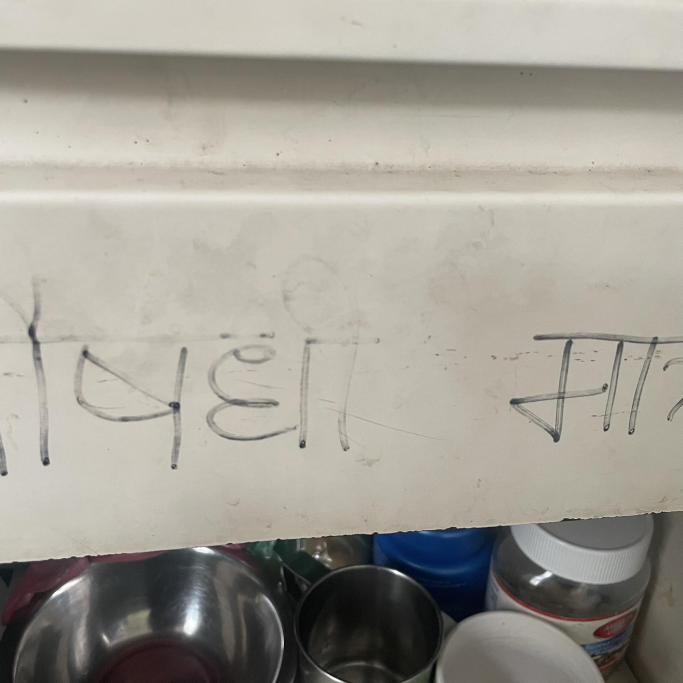
#> input picture input/p7/4.jpeg, 2048 x 2048 px, found by its file name (shown at 1/3 size)
$ python match_features.py
#> lines starting #> are read from the running program, lines starting #| are printed output that depends on the picture
import numpy as np
import cv2
import os

class SiftKpDesc:
    def __init__(self, kp, desc):
        # List of keypoints in (x, y) coordinates -> N x 2
        self.kp = kp

        # List of Descriptors at keypoints: N x 128
        self.desc = desc

class SiftMatching:
    _BLUE = [255, 0, 0]
    _GREEN = [0, 255, 0]
    _RED = [0, 0, 255]
    _CYAN = [255, 255, 0]

    _line_thickness = 2
    _radius = 5
    _circ_thickness = 2

    def __init__(self, img_1_path, img_2_path, results_fldr='', nfeatures=2000, gamma=0.8):
        fname_1 = os.path.basename(img_1_path)
        fname_2 = os.path.basename(img_2_path)

        if not results_fldr:
            results_fldr = os.path.split(img_1_path)[0]

        self.result_fldr = os.path.join(results_fldr, 'results')

        self.prefix = fname_1.split('.')[0] + '_' + fname_2.split('.')[0]

        if not os.path.exists(self.result_fldr):
            os.makedirs(self.result_fldr)

        self.img_1_bgr = self.read_image(img_1_path)
#> in read_image, img_bgr is the input picture: shape (2048, 2048, 3); mean B, G, R 149.4, 158.5, 162.3
        self.img_2_bgr = self.read_image(img_2_path)
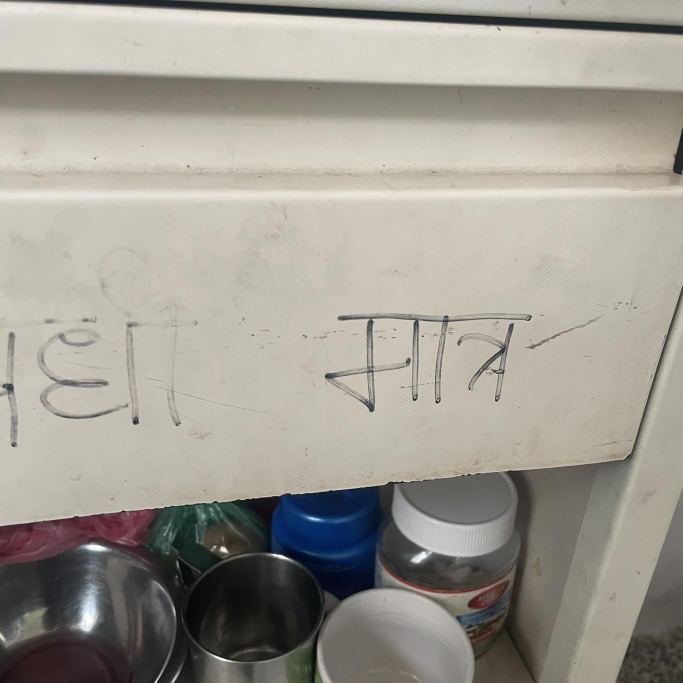
#> input picture input/p7/5.jpeg, 2048 x 2048 px, found by its file name (shown at 1/3 size)
#> in read_image, img_bgr is the input picture: shape (2048, 2048, 3); mean B, G, R 146.9, 155.9, 160

        self.nfeatures = nfeatures
        self.gamma = gamma

    def read_image(self, img_path):
        img_bgr = cv2.imread(img_path, cv2.IMREAD_COLOR)
        return img_bgr

    def get_sift_features(self, img_bgr, nfeatures=2000):
        img_gray = cv2.cvtColor(img_bgr, cv2.COLOR_BGR2GRAY)

        # Use the SIFT algorithm without xfeatures2d module
        sift_obj = cv2.SIFT_create(nfeatures)

        # kp_list_obj is a list of "KeyPoint" objects with location stored as tuple in "pt" attribute
        kp_list_obj, desc = sift_obj.detectAndCompute(image=img_gray, mask=None)

        kp = [x.pt for x in kp_list_obj]

        return SiftKpDesc(kp, desc)

    def match_features(self, sift_kp_desc_obj1, sift_kp_desc_obj2, gamma=0.8):
        correspondence = []  # list of lists of [x1, y1, x2, y2]

        for i in range(len(sift_kp_desc_obj1.kp)):
            sc = np.linalg.norm(sift_kp_desc_obj1.desc[i] - sift_kp_desc_obj2.desc, axis=1)
            idx = np.argsort(sc)

            val = sc[idx[0]] / sc[idx[1]]

            if val <= gamma:
                correspondence.append([*sift_kp_desc_obj1.kp[i], *sift_kp_desc_obj2.kp[idx[0]]])

        return correspondence

    def draw_correspondence(self, correspondence, img_1, img_2):
        if len(img_1.shape) == 2:
            img_1 = np.repeat(img_1[:, :, np.newaxis], 3, axis=2)

        if len(img_2.shape) == 2:
            img_2 = np.repeat(img_2[:, :, np.newaxis], 3, axis=2)

        h, w, _ = img_1.shape

        img_stack = np.hstack((img_1, img_2))

        for x1, y1, x2, y2 in correspondence:
            x1_d = int(round(x1))
            y1_d = int(round(y1))

            x2_d = int(round(x2) + w)
            y2_d = int(round(y2))

            cv2.circle(img_stack, (x1_d, y1_d), radius=self._radius, color=self._BLUE,
                       thickness=self._circ_thickness, lineType=cv2.LINE_AA)

            cv2.circle(img_stack, (x2_d, y2_d), radius=self._radius, color=self._BLUE,
                       thickness=self._circ_thickness, lineType=cv2.LINE_AA)

            cv2.line(img_stack, (x1_d, y1_d), (x2_d, y2_d), color=self._CYAN,
                     thickness=self._line_thickness)

        fname = os.path.join(self.result_fldr, self.prefix + '_sift_corr.jpg')
        cv2.imwrite(fname, img_stack)

    def run(self):
        sift_kp_desc_obj1 = self.get_sift_features(self.img_1_bgr, nfeatures=self.nfeatures)
#> in get_sift_features, `kp_list_obj, desc = sift_obj.detectAndCompute(image=img_gray, mask=None)`: kp_list_obj = 1022 keypoints; strongest (x, y, size): (1188, 1716, 10.3), (573, 1869, 45.7), (951, 1669, 7.3), (1607, 1743, 19.2)
#> in get_sift_features, `kp = [x.pt for x in kp_list_obj]`: kp = 1022 pairs, first value 5.37 to 2044.3, second value 220 to 2033.3
#> in __init__, `self.kp = kp`: self.kp has the same summary as kp in get_sift_features
        sift_kp_desc_obj2 = self.get_sift_features(self.img_2_bgr, nfeatures=self.nfeatures)
#> call 2 of get_sift_features, with nfeatures = 2000
#> in get_sift_features (call 2), `img_gray = cv2.cvtColor(img_bgr, cv2.COLOR_BGR2GRAY)`:
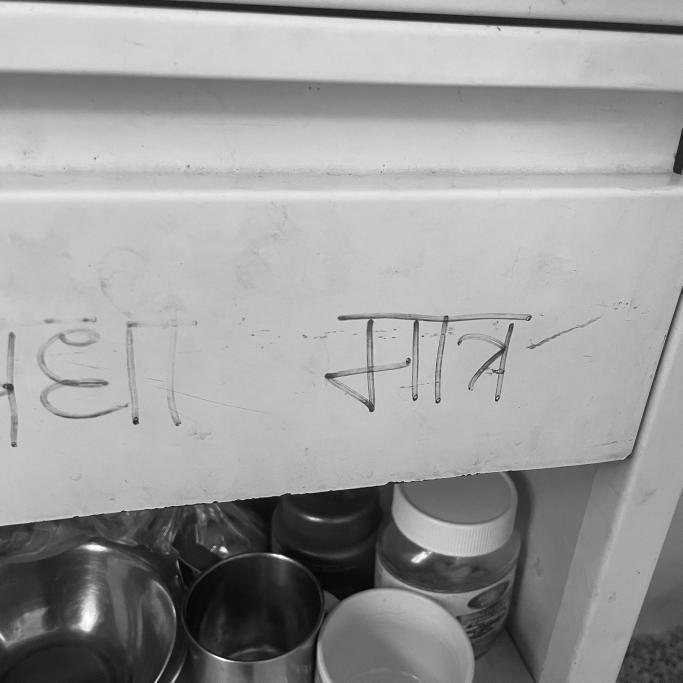
#> img_gray: shape (2048, 2048) (shown at 1/3 size); min 0, max 255, mean 156.1
#> in get_sift_features (call 2), `kp_list_obj, desc = sift_obj.detectAndCompute(image=img_gray, mask=None)`: kp_list_obj = 1632 keypoints; strongest (x, y, size): (1268, 1008, 3.2), (670, 1649, 12.6), (263, 1857, 48.3), (1491, 1196, 3.2)
#> in get_sift_features (call 2), `kp = [x.pt for x in kp_list_obj]`: kp = 1632 pairs, first value 11.09 to 2044.6, second value 5.59 to 2041.1

        correspondence = self.match_features(sift_kp_desc_obj1, sift_kp_desc_obj2, gamma=self.gamma)
#> the loop in match_features, `for i in range(len(sift_kp_desc_obj1.kp)):` made 1022 passes
#> val on passes 1 to 3: 0.88, 0.938, 0.988
#> after the loop in match_features, `for i in range(len(sift_kp_desc_obj1.kp)):`: correspondence = 167 items, first 6: [486, 1933.9, 177.5, 1935.9], [486, 1933.9, 177.5, 1935.9], [509.5, 1215, 11.09, 1159.1], [518.7, 1197, 18.1, 1141.8], [521.2, 1400.5, 41.19, 1334.3], [522.4, 1252.3, 27.13, 1194.2]

        self.draw_correspondence(correspondence, self.img_1_bgr, self.img_2_bgr)
#> in draw_correspondence, `img_stack = np.hstack((img_1, img_2))`:
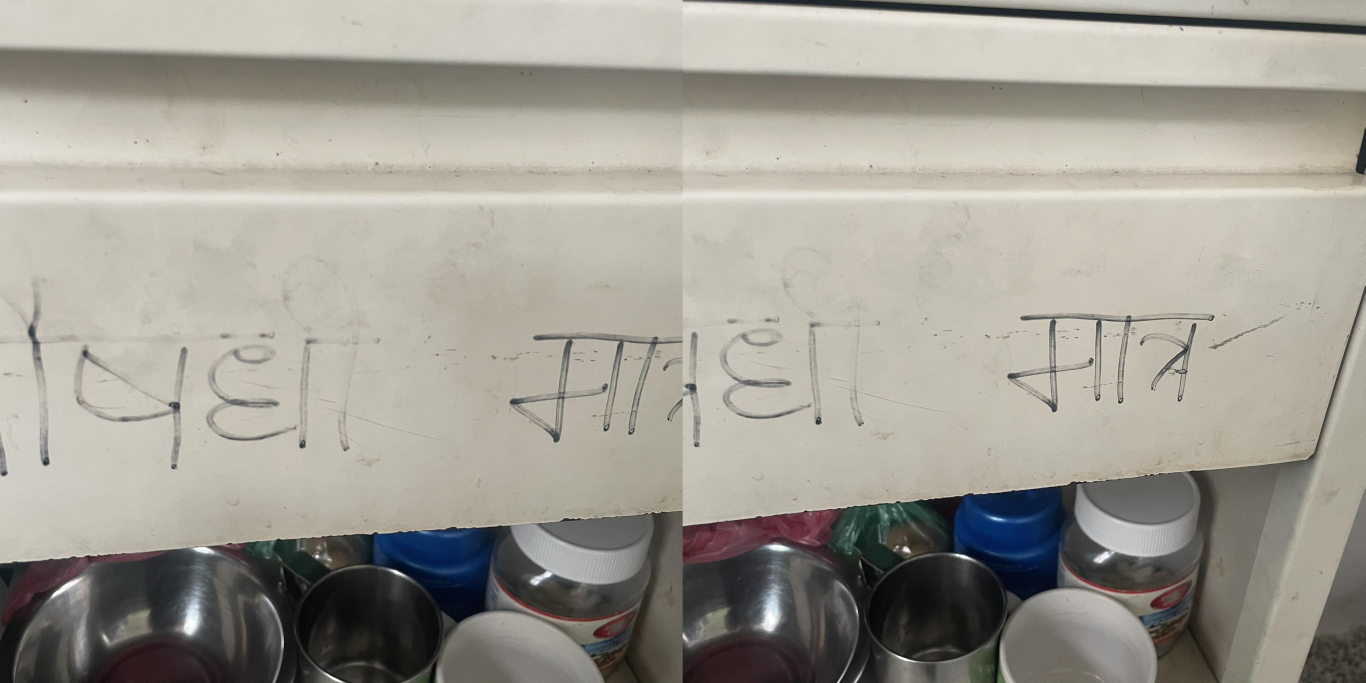
#> img_stack: shape (2048, 4096, 3) (shown at 1/3 size); mean B, G, R 148.2, 157.2, 161.1
#> the loop in draw_correspondence, `for x1, y1, x2, y2 in correspondence:` made 167 passes
#> (x1, y1, x2, y2, x1_d, y1_d, x2_d, y2_d) on passes 1 to 3: (486, 1933.9, 177.5, 1935.9, 486, 1934, 2226, 1936), (486, 1933.9, 177.5, 1935.9, 486, 1934, 2226, 1936), (509.5, 1215, 11.09, 1159.1, 509, 1215, 2059, 1159)
#> after the loop in draw_correspondence, `for x1, y1, x2, y2 in correspondence:`:
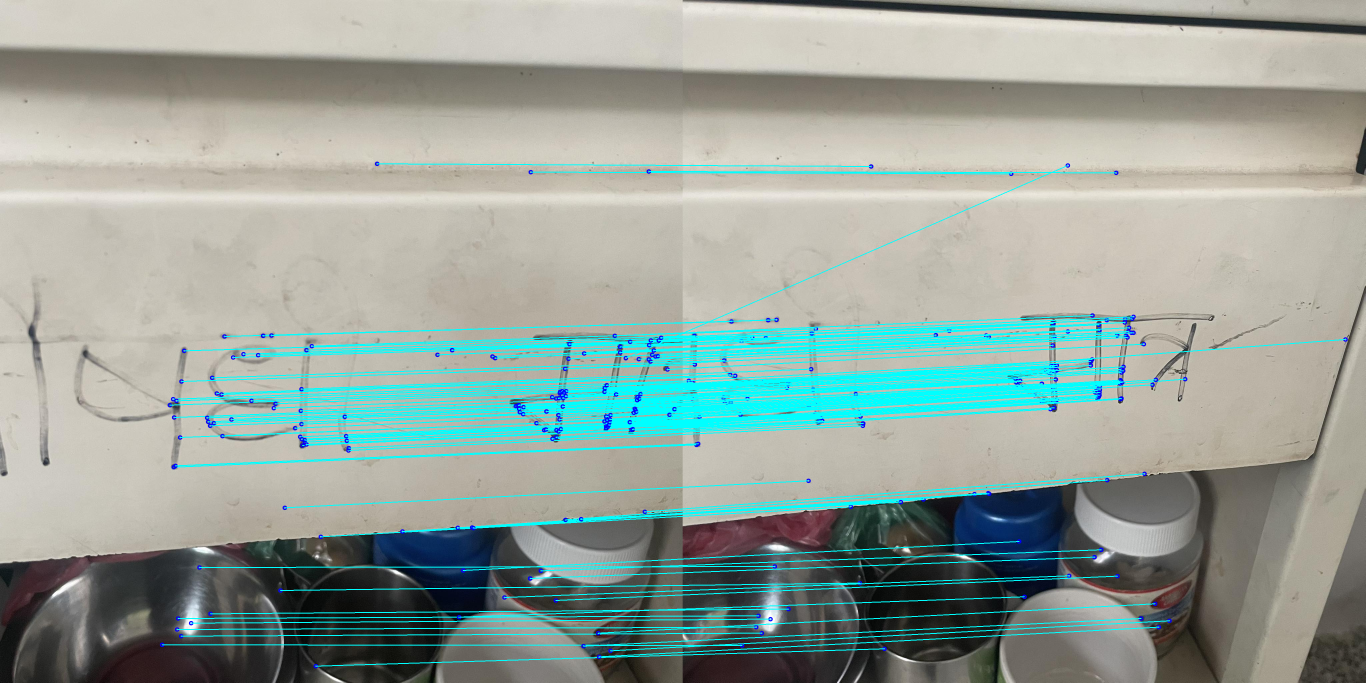
#> img_stack: shape (2048, 4096, 3) (shown at 1/3 size); mean B, G, R 155.3, 163, 150.2

        return correspondence

if __name__ == "__main__":
    img_1_path = "/Users/sunil/Desktop/Image-Mosaicing/input/p7/4.jpeg"
    img_2_path = "/Users/sunil/Desktop/Image-Mosaicing/input/p7/5.jpeg"

    siftmatch_obj = SiftMatching(img_1_path, img_2_path, results_fldr='', nfeatures=2000, gamma=0.6)
    siftmatch_obj.run()
